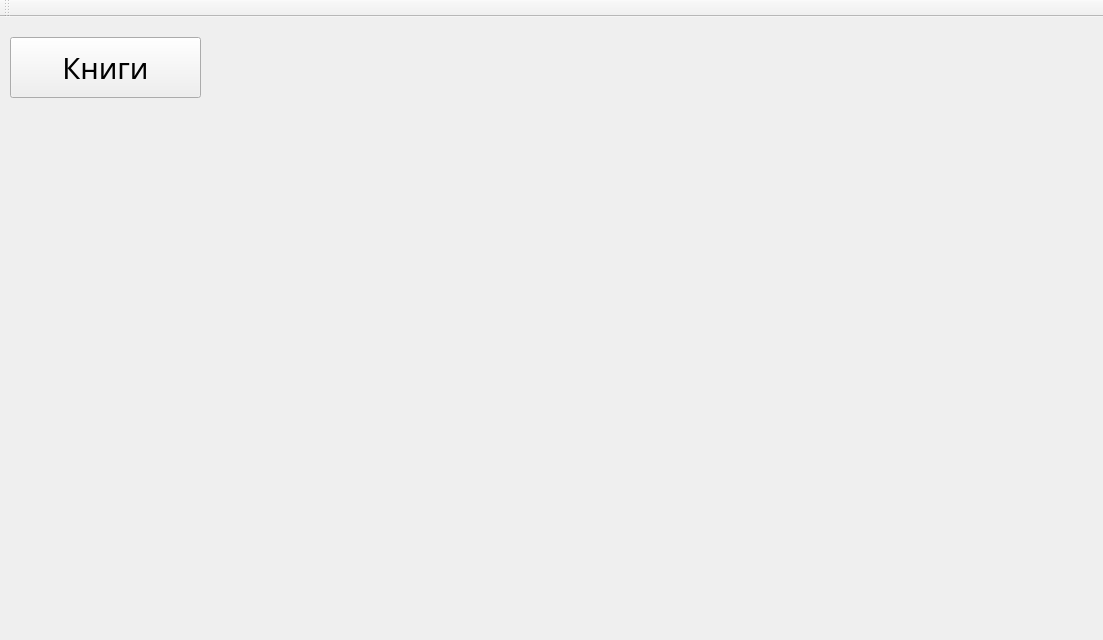
<?xml version="1.0" encoding="UTF-8"?>
<ui version="4.0">
 <class>Library</class>
 <widget class="QMainWindow" name="Library">
  <property name="geometry">
   <rect>
    <x>0</x>
    <y>0</y>
    <width>1103</width>
    <height>640</height>
   </rect>
  </property>
  <property name="windowTitle">
   <string>Library</string>
  </property>
  <widget class="QWidget" name="centralWidget">
   <widget class="QLabel" name="fon">
    <property name="geometry">
     <rect>
      <x>-10</x>
      <y>-60</y>
      <width>1171</width>
      <height>671</height>
     </rect>
    </property>
    <property name="sizePolicy">
     <sizepolicy hsizetype="Fixed" vsizetype="Fixed">
      <horstretch>0</horstretch>
      <verstretch>0</verstretch>
     </sizepolicy>
    </property>
    <property name="text">
     <string/>
    </property>
    <property name="pixmap">
     <pixmap>../fon.jpg</pixmap>
    </property>
   </widget>
   <widget class="QPushButton" name="BookButton">
    <property name="geometry">
     <rect>
      <x>10</x>
      <y>20</y>
      <width>191</width>
      <height>61</height>
     </rect>
    </property>
    <property name="font">
     <font>
      <family>Pristina</family>
      <pointsize>22</pointsize>
     </font>
    </property>
    <property name="text">
     <string>Книги</string>
    </property>
   </widget>
  </widget>
  <widget class="QMenuBar" name="menuBar">
   <property name="geometry">
    <rect>
     <x>0</x>
     <y>0</y>
     <width>1103</width>
     <height>21</height>
    </rect>
   </property>
  </widget>
  <widget class="QToolBar" name="mainToolBar">
   <attribute name="toolBarArea">
    <enum>TopToolBarArea</enum>
   </attribute>
   <attribute name="toolBarBreak">
    <bool>false</bool>
   </attribute>
  </widget>
 </widget>
 <layoutdefault spacing="6" margin="11"/>
 <resources/>
 <connections>
  <connection>
   <sender>BookButton</sender>
   <signal>clicked()</signal>
   <receiver>fon</receiver>
   <slot>show()</slot>
   <hints>
    <hint type="sourcelabel">
     <x>91</x>
     <y>79</y>
    </hint>
    <hint type="destinationlabel">
     <x>95</x>
     <y>152</y>
    </hint>
   </hints>
  </connection>
 </connections>
</ui>
